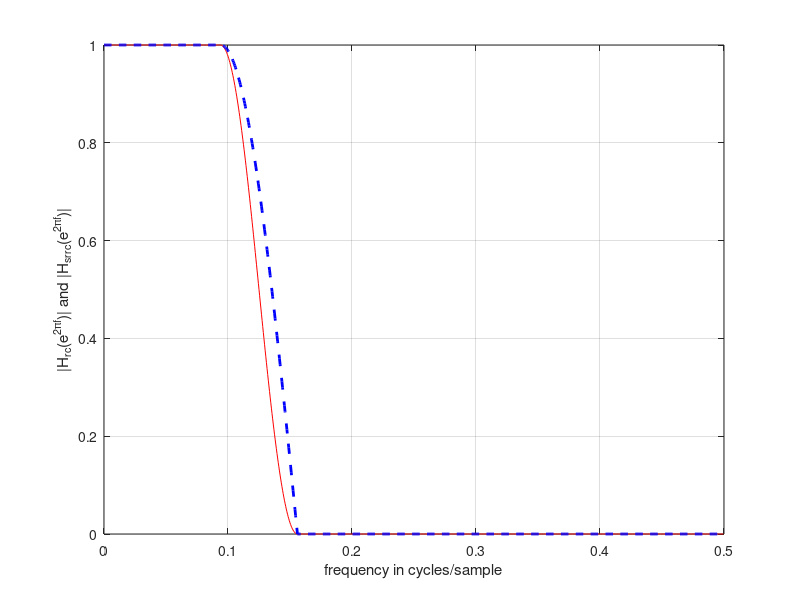

Recreate this plot in MATLAB. (Note: this script raises an error after producing the figure.)
% test tests 2
% Revision History
% Aug 17, 2017: Changed ``(length(f2)-1))'' to ''(length(f2)+1))
% in assignment statement Hrc_f(f2)=...
% (Due to Brian Daku)
%
clear all
% parameters for the filters
N_sps = 4; % number of samples per symbol
beta = 0.25; % roll off factor, script requires
             % beta be less than 1
N_rc = 41; % length of the impulse response
           % of the raised cosine filter
N_srrc = 21; % length of the impulse response of the
             % square root raised cosine filter
             
F_s = 1; % sampling rate in samples/second

f_6db = 1/2/N_sps; % 6 dB down point in cycles/sample
F_6db = F_s * f_6db; % 6 dB down point in Hz


%%%%%%%%%%%%%%%%%%%%%%%%%%%%%%%%%%%%%%%%
% time and frequency vectors
%
df = 1/2000; % frequency increment in cycles/sample
f = [0:df:0.5-df/2]; % cycles/sample; 0 to almost 1/2
%%%%%%%%%%%%%%%%%%%%%%%%%%%%%%%%%%%%%%%%%
%
% magnitude response for RC and SCCR filters
Hrc_f = zeros(1,length(f)); % reserve space for
% magnitude response of rc filter
Hsrrc_f = zeros(1,length(f)); % reserve space for
% magnitude response of srrc filter
f1 = find(f < f_6db*(1-beta)); % indices where
% H_f = 1
f2 = find( (f_6db*(1-beta)<= f) & ( f <=...
f_6db*(1+beta))); % indices where
% H_f is in transition
f3 = find(f > f_6db*(1+beta)); % indices where
% H_f = 0
Hrc_f(f1) = ones(1,length(f1));
Hrc_f(f2) = 0.5+0.5*cos(pi*(f2-f2(1))/(length(f2)-1));
Hrc_f(f3) = 0;

Hsrrc_f = sqrt(Hrc_f);
figure(1);
plot(f,(Hrc_f),'r', ...
f,(Hsrrc_f),'--b','LineWidth',2);
xlabel('frequency in cycles/sample')
ylabel('|H_{rc}(e^{2\pif})| and |H_{srrc}(e^{2\pif})|')
grid
%%%%%%%%%%%%%%%%%%%%%%%%%%%%%%%
%
% find and plot the impulse response

h_rc=firrcos(N_rc-1,F_s/8,beta,F_s,'rolloff');
% impulse response of rc filter

h_srrc=firrcos(N_srrc-1,F_s/8,beta,F_s,'rolloff','sqrt');

% impulse response of srrc filter

figure(2)
plot(0:N_rc-1,h_rc,'r*', 0:N_srrc-1,h_srrc,'bd', 'MarkerSize',8);
ylabel('h_{rc}[n] and h_{srrc}[n]');
xlabel('n');
grid;

% set up window for srrc
w = kaiser(21, 3.9);
h_srrc_w = h_srrc.*w';

% Find and plot the frequency repsonses of the
% finite length RC and SRRC filters
H_hat_rc = freqz(h_rc,1,2*pi*f);
H_hat_srrc = freqz(h_srrc,1,2*pi*f);
H_hat_srrc_w = freqz(h_srrc_w,1,2*pi*f);

figure(3)
plot(f,20*log10(abs(H_hat_srrc)),'r', ...
f,20*log10(abs(H_hat_srrc_w)),'--b','LineWidth',2);
legend('No window','window');
ylabel('H_{hat}(\Omega) for RC and SRRC');
xlabel('\Omega');
grid;
